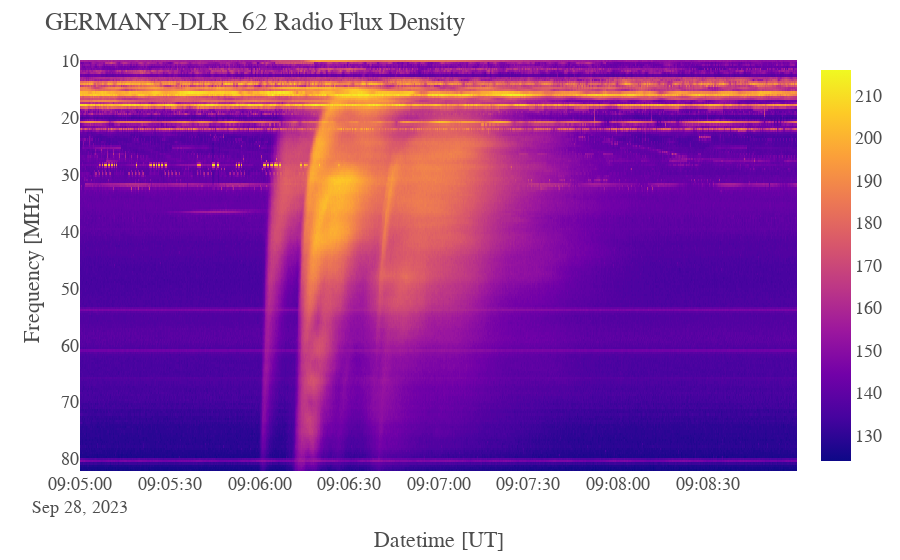

The code cell stored with this chart in its notebook:
### Code cell
plot_spectogram(df, resolution=720)

### Figure 1 — Plotly figure (JSON) as saved in the notebook; plotly's stock layout.template omitted (floating-point values rounded to 4 significant figures; data arrays with more than 128 entries replaced by an {"elided": "..."} marker saying what was removed)
{"data": [{"coloraxis": "coloraxis", "hovertemplate": "x: %{x}<br>y: %{y}<br>color: %{z}<extra></extra>", "name": "0", "type": "heatmap", "x": {"elided": "720 str values"}, "xaxis": "x", "y": {"elided": "193 float values"}, "yaxis": "y", "z": {"elided": "193x720 int values"}}], "layout": {"coloraxis": {"cmax": 216, "cmin": 124, "colorscale": [[0, "#0d0887"], [0.1111, "#46039f"], [0.2222, "#7201a8"], [0.3333, "#9c179e"], [0.4444, "#bd3786"], [0.5556, "#d8576b"], [0.6667, "#ed7953"], [0.7778, "#fb9f3a"], [0.8889, "#fdca26"], [1, "#f0f921"]]}, "font": {"color": "#4D4D4D", "family": "Computer Modern, monospace", "size": 18}, "margin": {"t": 60}, "plot_bgcolor": "black", "title": {"text": "GERMANY-DLR_62 Radio Flux Density"}, "xaxis": {"anchor": "y", "constrain": "domain", "domain": [0, 1], "scaleanchor": "y", "showgrid": true, "title": {"text": "Datetime [UT]"}}, "yaxis": {"anchor": "x", "autorange": "reversed", "constrain": "domain", "domain": [0, 1], "showgrid": false, "title": {"text": "Frequency [MHz]"}}}}
